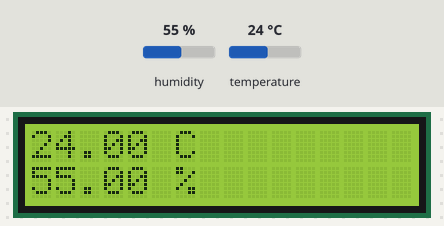
The sketch below on a simulated Arduino Uno, built with avr-gcc and run on an emulated ATmega328P. Parts: 16×2 character LCD. The test bench sets the inputs (shaded band); at power-on: humidity 55 %, temperature 24 °C.

Above: at 1.2 s.
1.3 s: humidity set to 22 %
At 2.9 s:
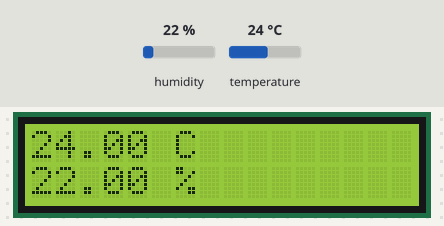
3.2 s: temperature set to 12 °C
At 4.4 s:
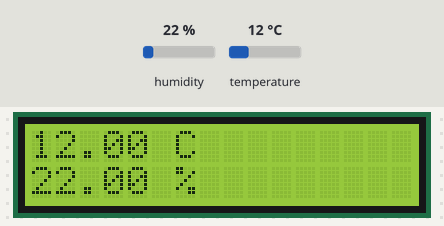
4.8 s: humidity set to 40 %
At 5.8 s:
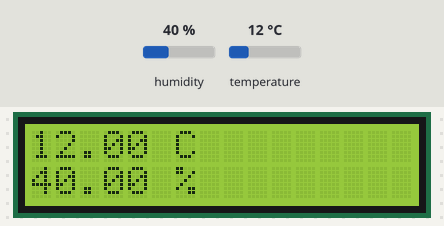
6.5 s: temperature set to 19 °C
At 7.1 s:
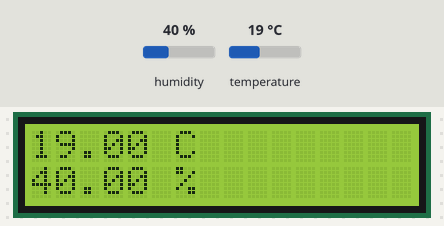
Timing chart, 0 to 9.1 s (numbered marks = the images above; inputs shaded):
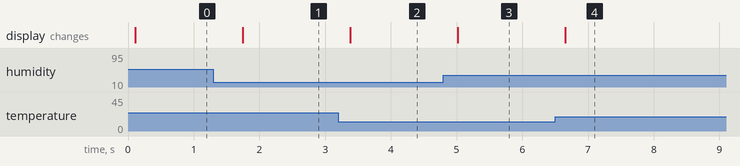

Measured:
- after the input at 1.3 s, the display: changes after 0.45 s (image 1)
- after the input at 3.2 s, the display: changes after 0.18 s (image 2)
- after the input at 4.8 s, the display: changes after 0.22 s (image 3)
- after the input at 6.5 s, the display: changes after 0.15 s (image 4)

The sketch:

Temperatur.ino
```cpp
#include <LiquidCrystal.h>
#include <Wire.h>
#include <SparkFunHTU21D.h>


LiquidCrystal lcd(12, 11, 5, 4, 3, 2);
HTU21D myHumidity;

/*const int sensorPin = A0;
int werte[21];
int i = 0;
*/
void setup() {
   lcd.begin(16,2);
  lcd.print("Initializing");

  myHumidity.begin();
}

void loop() {
  float humd = myHumidity.readHumidity();
  float temp = myHumidity.readTemperature();

 /* int sensorVal = analogRead(sensorPin);
  float volt = (sensorVal/1024.0)*5.0;
  int temp = map(sensorVal, 0, 1024, -50, 450);
  //int humid = ;
  //float temp = (volt-0.5)*100;
  /*
  werte[i] = temp;
  i = i+1;
  if (i >= 21) {
    i = 0;
  }

  int j;
  int summe = 0;
  for (j=0; j<20; j++) {
    summe = summe+werte[j];
  }
  int avg = summe/20;
  */
  lcd.clear();
  lcd.setCursor(0, 0);
  lcd.print(temp);
  lcd.print(" C");
  lcd.setCursor(0, 1);
  lcd.print(humd);
  lcd.print(" %");
 delay(500);
 }
```
